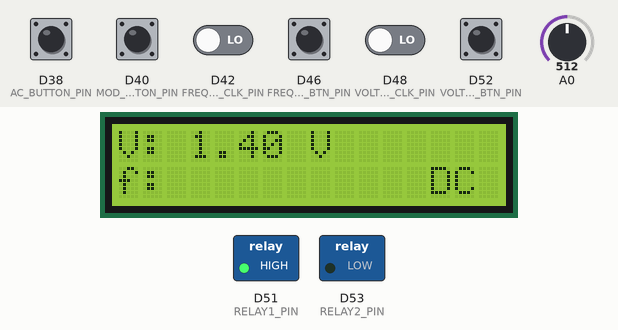
The sketch below on a simulated Arduino Due. Parts: 16×2 character LCD, switched loads named in the sketch (green lamp = pin HIGH). The inputs (shaded band) are chosen by the test bench; at power-on: D38 (AC_BUTTON_PIN), D40 (MOD_BUTTON_PIN), D46 (FREQUENCY_BTN_PIN), D52 (VOLTAGE_BTN_PIN) HIGH, D42 (FREQUENCY_CLK_PIN), D48 (VOLTAGE_CLK_PIN) LOW, A0 = 512 (analog values on the 0–1023 scale). Pins used as bus, display or sensor lines are not drawn.

Above: at 1.2 s.
1.3 s: D38 (AC_BUTTON_PIN) pulled LOW for 0.15 s
At 2.8 s:
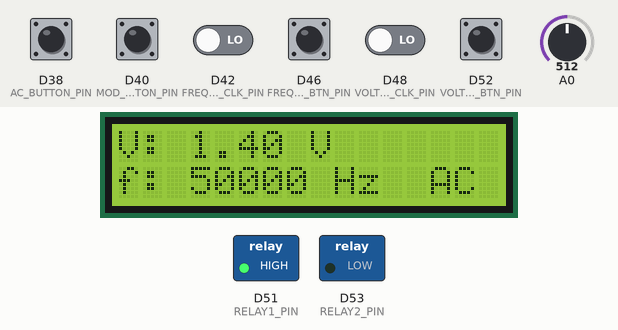
3.1 s: D40 (MOD_BUTTON_PIN) pulled LOW for 0.15 s
At 4.4 s:
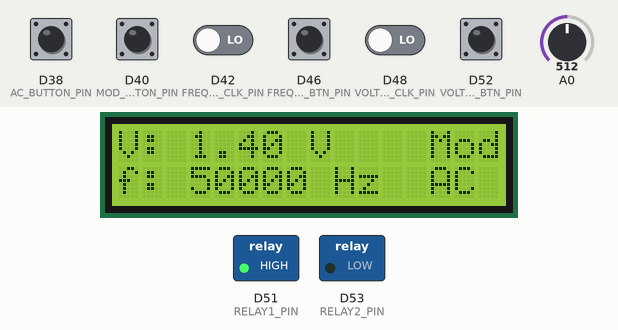
4.9 s: D38 (AC_BUTTON_PIN) pulled LOW for 1 s
At 5.8 s:
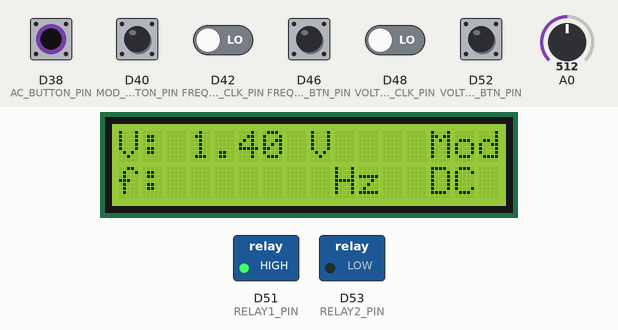
7.4 s: D40 (MOD_BUTTON_PIN) pulled LOW for 1 s
At 8.8 s:
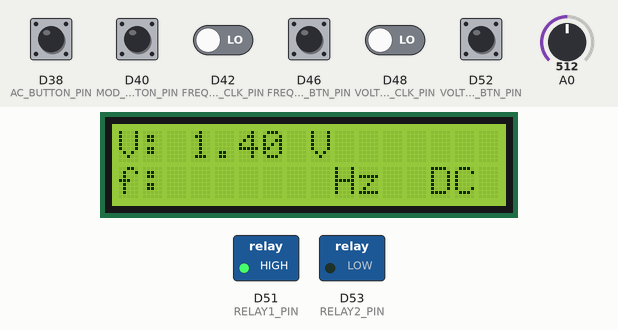
Timing chart, 0 to 10.4 s (numbered marks = the images above; inputs shaded):
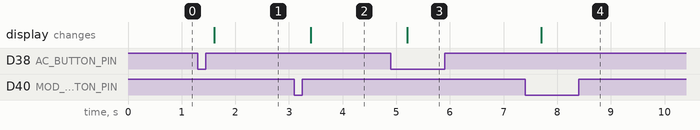

Measured:
- after the input at 1.3 s, the display: changes after 0.30 s (image 1)
- after the input at 3.1 s, the display: changes after 0.30 s (image 2)
- after the input at 4.9 s, the display: changes after 0.31 s (image 3)
- after the input at 7.4 s, the display: changes after 0.30 s (image 4)

The sketch:

RevF.ino
```cpp
#include <LiquidCrystal.h>
#include <SPI.h>

LiquidCrystal lcd(12, 11, 5, 4, 3, 2);

// Pin assignments for voltage encoder
const int VOLTAGE_CLK_PIN = 48;
const int VOLTAGE_DT_PIN = 50;
const int VOLTAGE_BTN_PIN = 52;

// Pin assignments for frequency encoder
const int FREQUENCY_CLK_PIN = 42;
const int FREQUENCY_DT_PIN = 44;
const int FREQUENCY_BTN_PIN = 46;

float desiredVoltage = 1.4;
int desiredFrequency = 50000;  // In kHz

bool fineAdjustVoltage = false;
bool fineAdjustFrequency = false;

// Button Pin assignments
const int AC_BUTTON_PIN = 38;
const int MOD_BUTTON_PIN = 40;
bool isACMode = false;  // Start in DC mode
bool isModulationOn = false;
int lastACButtonState = HIGH;
int lastMODButtonState = HIGH;

const int RELAY1_PIN = 51;  // Control pin for 0-30V regulator relay
const int RELAY2_PIN = 53;  // Control pin for 30-200V boost relay

// Chip select for 10k digipot
const int CSpin1 = 22;

uint16_t lastDacValue = 0;

// Interlock pin
const int INTERLOCK_PIN = A2;

void setup() {
    Serial.begin(9600);
    SPI.begin();
    lcd.begin(16, 2);  // Initialize the 16x2 LCD
    lcd.clear();

    // For voltage encoder
    pinMode(VOLTAGE_CLK_PIN, INPUT);
    pinMode(VOLTAGE_DT_PIN, INPUT);
    pinMode(VOLTAGE_BTN_PIN, INPUT_PULLUP);

    // For frequency encoder
    pinMode(FREQUENCY_CLK_PIN, INPUT);
    pinMode(FREQUENCY_DT_PIN, INPUT);
    pinMode(FREQUENCY_BTN_PIN, INPUT_PULLUP);

    // For AC/DC and Mod/ NO Mod on/off
    pinMode(AC_BUTTON_PIN, INPUT_PULLUP);
    pinMode(MOD_BUTTON_PIN, INPUT_PULLUP);

    // For Relays
    pinMode(RELAY1_PIN, OUTPUT);
    pinMode(RELAY2_PIN, OUTPUT);
    // Initially set relays
    updateRelays();

    pinMode(CSpin1, OUTPUT);

    // For interlock
    pinMode(INTERLOCK_PIN, INPUT);

    analogWriteResolution(12);
    analogReadResolution(12);
}

void updateRelays() {
  if (desiredVoltage <= 30) {
    digitalWrite(RELAY1_PIN, HIGH);  // Turn on Relay 1 for 0-30V regulator
    digitalWrite(RELAY2_PIN, LOW);   // Turn off Relay 2 for 30-200V boost
  } else {
    digitalWrite(RELAY1_PIN, LOW);   // Turn off Relay 1 for 0-30V regulator
    digitalWrite(RELAY2_PIN, HIGH);  // Turn on Relay 2 for 30-200V boost
  }
}

bool isInterlockActive() {
    float voltageReading = analogRead(INTERLOCK_PIN) * 3.3 / 4095.0;
    return voltageReading < 3.0;  // if no voltage then interlock is active
}

void readVoltageEncoder() {
    static int lastStateVoltageCLK = LOW;
    int currentStateVoltageCLK = digitalRead(VOLTAGE_CLK_PIN);

    if (currentStateVoltageCLK != lastStateVoltageCLK && currentStateVoltageCLK == HIGH) {
        float increment = (fineAdjustVoltage) ? 0.05 : 1.0;
        if (digitalRead(VOLTAGE_DT_PIN) == LOW) {
            desiredVoltage += increment;
        } else {
            desiredVoltage -= increment;
        }
        desiredVoltage = round(desiredVoltage * 20) / 20.0;

        // Check if the interlock is active and if so limit to 100V
        if (isInterlockActive()) {
            desiredVoltage = constrain(desiredVoltage, 1.4, 100.0);
        } else {
            desiredVoltage = constrain(desiredVoltage, 1.4, 200.0);
        }
    }
    lastStateVoltageCLK = currentStateVoltageCLK;

    // Check if the button is pressed to toggle fine adjust
    if (digitalRead(VOLTAGE_BTN_PIN) == LOW) {
        fineAdjustVoltage = !fineAdjustVoltage;
        delay(300);  // Simple debounce
    }
}

void readFrequencyEncoder() {
    static int lastStateFrequencyCLK = LOW;
    int currentStateFrequencyCLK = digitalRead(FREQUENCY_CLK_PIN);

    if (isACMode) {
        if (currentStateFrequencyCLK != lastStateFrequencyCLK && currentStateFrequencyCLK == HIGH) {
            int increment = (fineAdjustFrequency) ? 1000 : 10000;  // Change increment values to Hz
            if (digitalRead(FREQUENCY_DT_PIN) == LOW) {
                desiredFrequency += increment;
            } else {
                desiredFrequency -= increment;
            }
            desiredFrequency = constrain(desiredFrequency, 50000, 300000);  // Ensure it stays within the 50kHz to 300kHz range
        }
        lastStateFrequencyCLK = currentStateFrequencyCLK;

        // Check if the button is pressed to toggle fine adjust
        if (digitalRead(FREQUENCY_BTN_PIN) == LOW) {
            fineAdjustFrequency = !fineAdjustFrequency;
            delay(300);  // Simple debounce
        }
    }
}

void handleACButton() {
    int acButtonState = digitalRead(AC_BUTTON_PIN);
    if (acButtonState == LOW && lastACButtonState == HIGH) {
        isACMode = !isACMode;
        delay(300);  // Debounce delay
    }
    lastACButtonState = acButtonState;
}

void handleModButton() {
    int modButtonState = digitalRead(MOD_BUTTON_PIN);
    if (modButtonState == LOW && lastMODButtonState == HIGH) {
        isModulationOn = !isModulationOn;
        delay(300);  // Debounce delay
    }
    lastMODButtonState = modButtonState;
}

void sendSerialData() {
    String data = isACMode ? "1" : "0";
    data += isModulationOn ? "1" : "0";

    // Round the desiredVoltage to the nearest 0.05
    desiredVoltage = round(desiredVoltage * 20) / 20.0;

    String voltageStr = String((int)(desiredVoltage * 100));
    while (voltageStr.length() < 5) {
        voltageStr = "0" + voltageStr;
    }
    data += voltageStr;

    data += "000000";  // Current placeholder

    if (isACMode) {
        // Convert the desiredFrequency from Hz to kHz
        int frequencyKHz = desiredFrequency / 1000;
        String frequencyStr = String(frequencyKHz);
        while (frequencyStr.length() < 3) {
            frequencyStr = "0" + frequencyStr;
        }
        data += frequencyStr;
    } else {
        data += "000";  // Frequency part is "000" in DC mode
    }

    data += "00";  // Placeholder for additional data

    //Serial.println(data);
}

void update_digipot(uint8_t reg, uint16_t value) {
    union {
        uint16_t val;
        uint8_t bytes[2];
    } in;

    in.val = value << 6;

    digitalWrite(CSpin1, LOW);
    SPI.transfer(reg);
    SPI.transfer(in.bytes[1]);
    SPI.transfer(in.bytes[0]);
    digitalWrite(CSpin1, HIGH);
}

void displayValues() {
    lcd.setCursor(0, 0);
    lcd.print("V: ");
    lcd.print(desiredVoltage, 2);  // Display with two decimal places
    lcd.print(" V   ");  // Extra spaces to clear any previous characters

    lcd.setCursor(0, 1);
    lcd.print("f: ");

    if (isACMode) {
        lcd.print(desiredFrequency);
        lcd.print(" Hz ");
    } else {
        lcd.print("     "); // Display blank for frequency in DC mode
    }

    lcd.setCursor(13, 1);
    lcd.print(isACMode ? "AC" : "DC");
    lcd.setCursor(13, 0);
    lcd.print(isModulationOn ? "Mod" : "   ");
}

void updateDCOutput() {
    uint8_t reg = 0x02;  // Example register value
    uint16_t potValue;

    if (desiredVoltage <= 30.0) {
        float R2 = (desiredVoltage - 1.374) / 0.0028;
        R2 = constrain(R2, 0, 10000);  // constrain between 0 and 10k
        potValue = map(R2, 0, 10000, 0, 1023);
        potValue = constrain(potValue, 0, 1023);

        update_digipot(reg, potValue);
    } else {
        float dutyCycle  = (100.0 * log(desiredVoltage / 27.198)) / 2.7162;
        dutyCycle = constrain(dutyCycle, 0, 100);

        // Convert dutyCycle to equivalent voltage between 0 and 3.3V
        float voltageOutput = 0.55 + ((dutyCycle / 100.0) * (2.75 - 0.55));
        voltageOutput = constrain(voltageOutput, 0.55, 2.75); // constraining between 0 and 3.3V

        // Map the voltageOutput to 12-bit range (0-4095) for the DAC
        uint16_t dacValue = map(voltageOutput * 1000, 550, 2750, 0, 4095);  // Multiplied by 1000 to work in millivolts for better accuracy
        // Output the value to the DAC
        analogWrite(DAC0, dacValue);
        lastDacValue = dacValue; // Store the DAC value

        //Output 0.85V to DAC1 for the subtractor circuit
        float desiredVoltageDAC1 = 0.85;
        uint16_t dacValueDAC1 = map(desiredVoltageDAC1 * 1000, 550, 2750, 0, 4095); // Map the desired voltage to 12-bit range
        analogWrite(DAC1, dacValueDAC1);
    }
}

unsigned long lastSendTime = 0;
const unsigned long SEND_INTERVAL = 1000;  // Send to LCD every second

void loop() {
    readVoltageEncoder();
    readFrequencyEncoder();
    handleACButton();
    handleModButton();
    displayValues();
    updateRelays();
    updateDCOutput();

    unsigned long currentMillis = millis();
    if (currentMillis - lastSendTime >= SEND_INTERVAL) {
        sendSerialData();

        if(desiredVoltage <= 30){
            float measuredVoltage = analogRead(A0) * 3.3 / 4095.0; // Use 1024.0 instead of 1026.0 for standard ADC conversion
            float R2 = (measuredVoltage * 10000.0) / 3.3;

            // // Print voltage
            // Serial.print("Digital Pot: Analog Voltage Reading: ");
            // Serial.print(measuredVoltage, 4);
            // Serial.print("V.  ");

            // // Print equivalent resistance
            // Serial.print("Equivalent Resistance: ");
            // Serial.print(R2, 2);
            // Serial.println(" ohms");
        } else{
        float PWMVoltage = analogRead(A8) * 3.3 / 4095.0;
        float DutyPercent = ((PWMVoltage - 0.55) / (2.75 - 0.55)) * 100;
        float DAC1Voltage = analogRead(A11) * 3.3 / 4095.0;

        // Print ADC read voltage and equivalent duty cycle on one row
        // Serial.print("ADC Read Voltage: ");
        // Serial.print(PWMVoltage, 4);
        // Serial.print(" V  Equivalent Duty Cycle: ");
        // Serial.print(DutyPercent, 3);
        // Serial.println(" %");

        // // Print DAC1 voltage on the next row
        // // Assuming you have a variable named dac1Voltage that holds the voltage value for DAC1
        // Serial.print("DAC1 Voltage: ");
        // Serial.print(DAC1Voltage, 4);  // Replace dac1Voltage with the appropriate variable or value
        // Serial.println(" V");
        }

        lastSendTime = currentMillis;
    }

}
```
